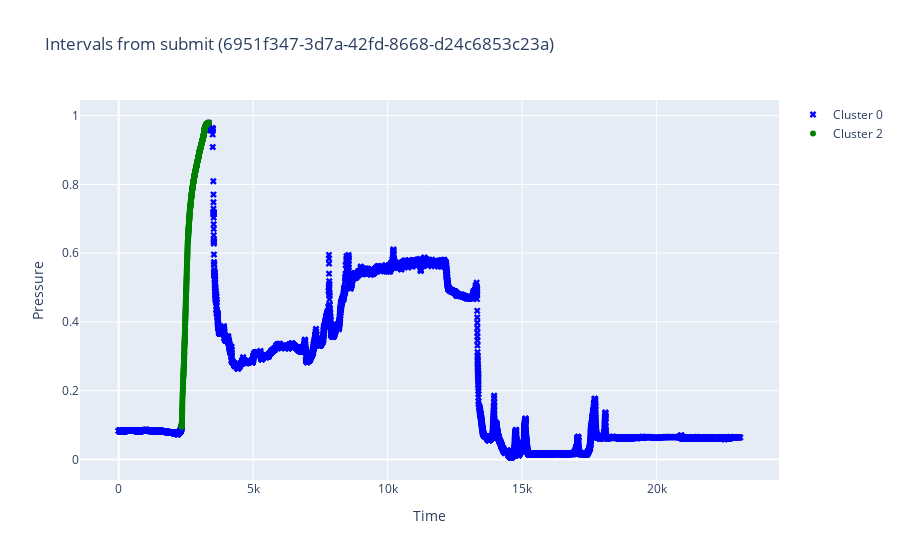

Source (notebook cell):
### Markdown cell above
## Обработанная кластеризация

### Code cell
plot_data_from_submit(clust_df, filename, SUBMIT_OUTPUT_PATH)

### Figure 1 — Plotly figure (JSON) as saved in the notebook; plotly's stock layout.template omitted (floating-point values rounded to 4 significant figures; data arrays with more than 128 entries replaced by an {"elided": "..."} marker saying what was removed)
{"data": [{"marker": {"color": "blue", "size": 6, "symbol": "x"}, "mode": "markers", "name": "Cluster 0", "type": "scatter", "x": {"elided": "14094 float values"}, "y": {"elided": "14094 float values"}}, {"marker": {"color": "green", "size": 6, "symbol": "circle"}, "mode": "markers", "name": "Cluster 2", "type": "scatter", "x": {"elided": "591 float values"}, "y": {"elided": "591 float values"}}], "layout": {"showlegend": true, "title": {"text": "Intervals from submit (6951f347-3d7a-42fd-8668-d24c6853c23a)"}, "xaxis": {"title": {"text": "Time"}}, "yaxis": {"title": {"text": "Pressure"}}}}
